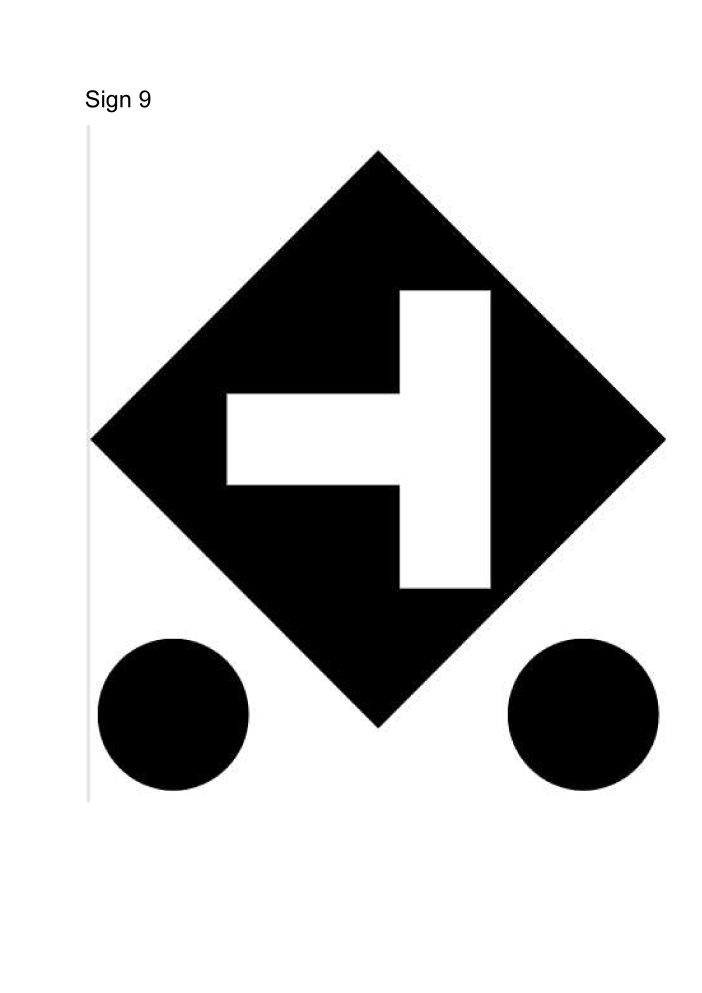
#> input picture input/page_10.png, 3509 x 4961 px (shown at 1/5 size); its folder holds only this picture in this run
$ python generate_test_images.py
#> lines starting #> are read from the running program, lines starting #| are printed output that depends on the picture; after the words box and inside, x2 and y2 are one past the last pixel; in counts of white or black regions, pixels touching at a corner belong together
"""
generate_test_images.py
-----------------------
Generates synthetic test images from the reference markers in input/.

Each reference marker is rendered into a realistic scene by:
  - Cropping the marker from its white background
  - Scaling  (simulating different distances)
  - Rotating (simulating camera tilt)
  - Adding a real-looking background (solid colour, gradient, or texture)
  - Applying noise, blur, and brightness jitter (simulating camera quality)
  - Optionally placing 2 markers in one frame (multi-marker test)

Output goes to  test/  folder.
Filename convention:
  test_p<page>_<variant>.png   — single marker
  test_multi_<a>_<b>_<v>.png  — two markers in one frame

Usage
-----
  python generate_test_images.py               # generate everything
  python generate_test_images.py --count 5     # 5 variants per marker
  python generate_test_images.py --out custom/ # different output folder
  python generate_test_images.py --no-multi    # skip multi-marker images
  python generate_test_images.py --preview     # show each image as it's made
"""

import argparse
import os
import random
import sys
import cv2
import numpy as np

# ──────────────────────────────────────────────────────────────────────────────
#  Config
# ──────────────────────────────────────────────────────────────────────────────

INPUT_DIR       = "input"
OUTPUT_DIR      = "test"
CANVAS_SIZE     = (720, 1280)   # (H, W) of every output image
VARIANTS        = 8             # number of augmented variants per marker

SCALE_RANGE     = (0.15, 0.55)  # marker occupies 15–55 % of canvas height
ROTATE_RANGE    = (-18, 18)     # degrees
BRIGHTNESS_RANGE= (0.55, 1.35)  # multiplicative brightness jitter
BLUR_PROB       = 0.5           # probability of applying gaussian blur
NOISE_PROB      = 0.6           # probability of adding noise
NOISE_STD       = 6             # gaussian noise std-dev (0–255 scale)
JPEG_PROB       = 0.4           # probability of JPEG compression artefacts
JPEG_QUALITY    = (40, 80)      # JPEG quality range when applied

SEED            = 42

# Perspective tilt (simulating side-view camera angle)
TILT_ANGLE_RANGE = (25, 75)   # degrees from frontal — 25=gentle, 75=extreme side
TILT_VARIANTS    = 6          # dedicated tilt images per marker

# ──────────────────────────────────────────────────────────────────────────────
#  Background generators
# ──────────────────────────────────────────────────────────────────────────────

def _bg_solid(h, w, rng):
    """Plain coloured background — light colours only (simulates floor/table)."""
    base = rng.integers(160, 240, 3).tolist()
    return np.full((h, w, 3), base, dtype=np.uint8)


def _bg_gradient(h, w, rng):
    """Two-colour gradient."""
    c1 = rng.integers(120, 230, 3).astype(np.float32).reshape(1, 1, 3)
    c2 = rng.integers(120, 230, 3).astype(np.float32).reshape(1, 1, 3)
    direction = rng.choice(["h", "v", "d"])
    if direction == "h":
        t = np.tile(np.linspace(0, 1, w, dtype=np.float32).reshape(1, w, 1), (h, 1, 1))
    elif direction == "v":
        t = np.tile(np.linspace(0, 1, h, dtype=np.float32).reshape(h, 1, 1), (1, w, 1))
    else:
        tx = np.linspace(0, 1, w, dtype=np.float32).reshape(1, w, 1)
        ty = np.linspace(0, 1, h, dtype=np.float32).reshape(h, 1, 1)
        t  = np.clip((tx + ty) / 2, 0, 1)
    img = (1 - t) * c1 + t * c2
    return img.clip(0, 255).astype(np.uint8)


def _bg_texture(h, w, rng):
    """Low-frequency smooth texture (simulates concrete / tarmac)."""
    # use large patches so the upsampled result is smooth, not pixel-noise
    small_h = max(h // 6, 8)
    small_w = max(w // 6, 8)
    base_col = int(rng.integers(140, 210))
    noise = rng.integers(max(base_col - 30, 0), min(base_col + 30, 255),
                         (small_h, small_w, 3), dtype=np.uint8)
    # upsample with cubic to get smooth blobs, then blur to soften edges
    big = cv2.resize(noise, (w, h), interpolation=cv2.INTER_CUBIC)
    return cv2.GaussianBlur(big, (15, 15), 0)


def _bg_grid(h, w, rng):
    """Light grid pattern (concrete / tile floor)."""
    img  = np.full((h, w, 3), int(rng.integers(180, 220)), dtype=np.uint8)
    step = int(rng.integers(30, 80))
    col  = int(rng.integers(130, 170))
    for x in range(0, w, step):
        cv2.line(img, (x, 0), (x, h - 1), (col, col, col), 1)
    for y in range(0, h, step):
        cv2.line(img, (0, y), (w - 1, y), (col, col, col), 1)
    return img


BG_GENERATORS = [_bg_solid, _bg_gradient, _bg_texture, _bg_grid]


# ──────────────────────────────────────────────────────────────────────────────
#  Marker extraction  (white-background crop → RGBA sprite)
# ──────────────────────────────────────────────────────────────────────────────

def extract_marker_sprite(img_bgr: np.ndarray) -> np.ndarray:
    """
    Given a reference image (white background, black marker),
    return an RGBA sprite where the white background is transparent.
    The sprite is cropped tightly around the marker content.
    """
    gray    = cv2.cvtColor(img_bgr, cv2.COLOR_BGR2GRAY)
    # threshold: white BG → 0, marker content → 255
    _, mask = cv2.threshold(gray, 240, 255, cv2.THRESH_BINARY_INV)

    # find tight bounding box of non-white content
    coords  = cv2.findNonZero(mask)
    if coords is None:
        return None
    x, y, w, h = cv2.boundingRect(coords)
    # small margin
    pad = 10
    x  = max(x - pad, 0);  y = max(y - pad, 0)
    x2 = min(x + w + 2*pad, img_bgr.shape[1])
    y2 = min(y + h + 2*pad, img_bgr.shape[0])

    crop  = img_bgr[y:y2, x:x2]
    alpha = mask[y:y2, x:x2]
    rgba  = cv2.cvtColor(crop, cv2.COLOR_BGR2BGRA)
    rgba[:, :, 3] = alpha
    return rgba


# ──────────────────────────────────────────────────────────────────────────────
#  Augmentation helpers
# ──────────────────────────────────────────────────────────────────────────────

def _rotate_rgba(sprite: np.ndarray, angle: float) -> np.ndarray:
    """Rotate an RGBA image around its centre, expanding canvas to fit."""
    h, w = sprite.shape[:2]
    cx, cy = w / 2, h / 2
    M      = cv2.getRotationMatrix2D((cx, cy), angle, 1.0)

    # compute new bounding size
    cos = abs(M[0, 0]);  sin = abs(M[0, 1])
    new_w = int(h * sin + w * cos)
    new_h = int(h * cos + w * sin)
    M[0, 2] += (new_w / 2) - cx
    M[1, 2] += (new_h / 2) - cy

    return cv2.warpAffine(sprite, M, (new_w, new_h),
                          flags=cv2.INTER_LINEAR,
                          borderMode=cv2.BORDER_CONSTANT,
                          borderValue=(255, 255, 255, 0))


def _apply_perspective_tilt(sprite: np.ndarray,
                             tilt_deg: float,
                             axis: str,
                             near_side: str) -> np.ndarray:
    """
    Apply a perspective (projective) warp to simulate the marker being viewed
    from the side — i.e. the camera is no longer facing the marker head-on.

    Parameters
    ----------
    sprite   : RGBA image of the marker
    tilt_deg : angle from frontal view in degrees
                 0  = perfectly frontal (no distortion)
                 45 = camera at 45° to the marker plane
                 75 = extreme side view (marker almost edge-on)
    axis     : 'h' = tilt left↔right   (horizontal perspective foreshortening)
               'v' = tilt top↔bottom   (vertical   perspective foreshortening)
    near_side: which side of the marker is closer to the camera
               'h' axis → 'left' or 'right'
               'v' axis → 'top'  or 'bottom'

    How it works
    ------------
    A marker tilted by θ around a vertical axis looks like a trapezoid:
    the far side is compressed by cos(θ), the near side stays full size.
    We realise this with cv2.getPerspectiveTransform on the 4 corners.
    """
    h, w = sprite.shape[:2]
    compress = float(np.cos(np.radians(tilt_deg)))   # 0 (edge-on) … 1 (frontal)

    src = np.float32([[0, 0], [w, 0], [w, h], [0, h]])

    if axis == 'h':
        # horizontal tilt: left/right edges shrink on the far side
        margin = h * (1.0 - compress) / 2.0      # pixels lost on each end of far edge
        if near_side == 'left':
            # left side = near (full height), right side = far (compressed)
            dst = np.float32([
                [0,   0],           # TL stays
                [w,   margin],      # TR moves in
                [w,   h - margin],  # BR moves in
                [0,   h],           # BL stays
            ])
        else:                                     # near_side == 'right'
            dst = np.float32([
                [0,   margin],      # TL moves in
                [w,   0],           # TR stays
                [w,   h],           # BR stays
                [0,   h - margin],  # BL moves in
            ])
    else:
        # vertical tilt: top/bottom edges shrink on the far side
        margin = w * (1.0 - compress) / 2.0
        if near_side == 'bottom':
            # bottom = near (full width), top = far (compressed)
            dst = np.float32([
                [margin,     0],    # TL moves in
                [w - margin, 0],    # TR moves in
                [w,          h],    # BR stays
                [0,          h],    # BL stays
            ])
        else:                                     # near_side == 'top'
            dst = np.float32([
                [0,          0],    # TL stays
                [w,          0],    # TR stays
                [w - margin, h],    # BR moves in
                [margin,     h],    # BL moves in
            ])

    M      = cv2.getPerspectiveTransform(src, dst)
    warped = cv2.warpPerspective(sprite, M, (w, h),
                                  flags=cv2.INTER_LINEAR,
                                  borderMode=cv2.BORDER_CONSTANT,
                                  borderValue=(255, 255, 255, 0))
    return warped


def _paste_rgba_on_bgr(canvas: np.ndarray,
                        sprite: np.ndarray,
                        cx: int, cy: int) -> np.ndarray:
    """
    Alpha-blend RGBA `sprite` onto `canvas` (BGR) centred at (cx, cy).
    Returns modified canvas.
    """
    sh, sw = sprite.shape[:2]
    ch, cw = canvas.shape[:2]

    # compute paste region
    x0 = cx - sw // 2;  y0 = cy - sh // 2
    x1 = x0 + sw;        y1 = y0 + sh

    # clip to canvas bounds
    sx0 = max(-x0, 0);  sy0 = max(-y0, 0)
    sx1 = sw - max(x1 - cw, 0)
    sy1 = sh - max(y1 - ch, 0)
    cx0 = max(x0, 0);   cy0 = max(y0, 0)
    cx1 = cx0 + (sx1 - sx0)
    cy1 = cy0 + (sy1 - sy0)

    if cx0 >= cw or cy0 >= ch or sx0 >= sx1 or sy0 >= sy1:
        return canvas   # completely off-canvas

    roi  = canvas[cy0:cy1, cx0:cx1].astype(np.float32)
    src  = sprite[sy0:sy1, sx0:sx1]
    alpha = src[:, :, 3:4].astype(np.float32) / 255.0
    bgr   = src[:, :, :3].astype(np.float32)

    blended = alpha * bgr + (1 - alpha) * roi
    canvas[cy0:cy1, cx0:cx1] = blended.astype(np.uint8)
    return canvas


def _apply_camera_effects(img: np.ndarray, rng,
                           blur: bool, noise: bool,
                           brightness: float, jpeg: bool) -> np.ndarray:
    """Apply brightness, blur, noise, JPEG artefacts."""
    out = img.astype(np.float32)

    # brightness
    out = (out * brightness).clip(0, 255)

    if noise:
        n   = rng.normal(0, NOISE_STD, out.shape).astype(np.float32)
        out = (out + n).clip(0, 255)

    out = out.astype(np.uint8)

    if blur:
        k = int(rng.choice([3, 5, 7]))
        out = cv2.GaussianBlur(out, (k, k), 0)

    if jpeg:
        q = int(rng.integers(*JPEG_QUALITY))
        _, enc = cv2.imencode(".jpg", out, [cv2.IMWRITE_JPEG_QUALITY, q])
        out    = cv2.imdecode(enc, cv2.IMREAD_COLOR)

    return out


# ──────────────────────────────────────────────────────────────────────────────
#  Single-marker image builder
# ──────────────────────────────────────────────────────────────────────────────

def make_single(sprite: np.ndarray,
                rng,
                canvas_h: int = CANVAS_SIZE[0],
                canvas_w: int = CANVAS_SIZE[1]) -> np.ndarray:
    """Render one marker sprite onto a random background with augmentation."""

    # ── random augmentation params ─────────────────────────────────────────────
    scale      = float(rng.uniform(*SCALE_RANGE))
    angle      = float(rng.uniform(*ROTATE_RANGE))
    brightness = float(rng.uniform(*BRIGHTNESS_RANGE))
    do_blur    = rng.random() < BLUR_PROB
    do_noise   = rng.random() < NOISE_PROB
    do_jpeg    = rng.random() < JPEG_PROB
    bg_fn      = BG_GENERATORS[int(rng.integers(len(BG_GENERATORS)))]

    # ── scale sprite ──────────────────────────────────────────────────────────
    sh, sw = sprite.shape[:2]
    target_h = int(canvas_h * scale)
    factor   = target_h / max(sh, 1)
    new_h    = int(sh * factor)
    new_w    = int(sw * factor)
    scaled   = cv2.resize(sprite, (new_w, new_h), interpolation=cv2.INTER_AREA)

    # ── rotate ────────────────────────────────────────────────────────────────
    rotated  = _rotate_rgba(scaled, angle)

    # ── background ────────────────────────────────────────────────────────────
    canvas   = bg_fn(canvas_h, canvas_w, rng)

    # ── position: random but mostly centred ──────────────────────────────────
    rh, rw = rotated.shape[:2]
    margin  = 0.15
    cx = int(rng.uniform(canvas_w * margin + rw // 2,
                          canvas_w * (1 - margin) - rw // 2))
    cy = int(rng.uniform(canvas_h * margin + rh // 2,
                          canvas_h * (1 - margin) - rh // 2))
    cx = int(np.clip(cx, rw // 2, canvas_w - rw // 2))
    cy = int(np.clip(cy, rh // 2, canvas_h - rh // 2))

    canvas = _paste_rgba_on_bgr(canvas, rotated, cx, cy)
    canvas = _apply_camera_effects(canvas, rng, do_blur, do_noise,
                                    brightness, do_jpeg)
    return canvas


# ──────────────────────────────────────────────────────────────────────────────
#  Multi-marker image builder
# ──────────────────────────────────────────────────────────────────────────────

# [44 lines left out: function make_multi, not called in this run]


# ──────────────────────────────────────────────────────────────────────────────
#  Tilted-view image builder
# ──────────────────────────────────────────────────────────────────────────────

# All 4 tilt directions cycled evenly across variants
_TILT_CONFIGS = [
    ('h', 'left'),    # camera to the right  → left side of marker is closer
    ('h', 'right'),   # camera to the left   → right side is closer
    ('v', 'top'),     # camera below          → top of marker is closer
    ('v', 'bottom'),  # camera above          → bottom is closer
]


def make_tilted(sprite: np.ndarray,
                rng,
                tilt_deg: float,
                tilt_axis: str,
                near_side: str,
                canvas_h: int = CANVAS_SIZE[0],
                canvas_w: int = CANVAS_SIZE[1]) -> np.ndarray:
    """
    Render one marker with a perspective side-view tilt onto a random background.

    The pipeline is:
      scale → perspective tilt → small in-plane rotation → paste → camera fx
    """
    # ── scale (use a slightly larger range so tilted markers are visible) ──────
    scale      = float(rng.uniform(0.25, 0.60))
    in_plane   = float(rng.uniform(-8, 8))        # small in-plane rotation on top
    brightness = float(rng.uniform(*BRIGHTNESS_RANGE))
    do_blur    = rng.random() < BLUR_PROB
    do_noise   = rng.random() < NOISE_PROB
    do_jpeg    = rng.random() < JPEG_PROB
    bg_fn      = BG_GENERATORS[int(rng.integers(len(BG_GENERATORS)))]

    sh, sw   = sprite.shape[:2]
    target_h = int(canvas_h * scale)
    factor   = target_h / max(sh, 1)
    scaled   = cv2.resize(sprite,
                           (max(int(sw * factor), 1), max(int(sh * factor), 1)),
                           interpolation=cv2.INTER_AREA)

    # ── perspective tilt ───────────────────────────────────────────────────────
    tilted = _apply_perspective_tilt(scaled, tilt_deg, tilt_axis, near_side)

    # ── small in-plane rotation on top ────────────────────────────────────────
    if abs(in_plane) > 0.5:
        tilted = _rotate_rgba(tilted, in_plane)

    # ── background & paste ────────────────────────────────────────────────────
    canvas = bg_fn(canvas_h, canvas_w, rng)
    rh, rw = tilted.shape[:2]
    margin = 0.12
    cx = int(rng.uniform(canvas_w * margin + rw // 2,
                          canvas_w * (1 - margin) - rw // 2))
    cy = int(rng.uniform(canvas_h * margin + rh // 2,
                          canvas_h * (1 - margin) - rh // 2))
    cx = int(np.clip(cx, rw // 2, canvas_w - rw // 2))
    cy = int(np.clip(cy, rh // 2, canvas_h - rh // 2))
    canvas = _paste_rgba_on_bgr(canvas, tilted, cx, cy)
    canvas = _apply_camera_effects(canvas, rng, do_blur, do_noise,
                                    brightness, do_jpeg)
    return canvas


# ──────────────────────────────────────────────────────────────────────────────
#  Main
# ──────────────────────────────────────────────────────────────────────────────

def main():
    parser = argparse.ArgumentParser(
        description="Generate synthetic test images for marker detection",
        formatter_class=argparse.RawDescriptionHelpFormatter,
        epilog=__doc__,
    )
    parser.add_argument("--input",    default=INPUT_DIR,
                        help=f"Reference image folder (default: {INPUT_DIR}/)")
    parser.add_argument("--out",      default=OUTPUT_DIR,
                        help=f"Output folder (default: {OUTPUT_DIR}/)")
    parser.add_argument("--count",    type=int, default=VARIANTS,
                        help=f"Variants per marker (default: {VARIANTS})")
    parser.add_argument("--no-multi",   action="store_true",
                        help="Skip multi-marker composite images")
    parser.add_argument("--tilt-count", type=int, default=TILT_VARIANTS,
                        help=f"Tilted-view variants per marker (default: {TILT_VARIANTS}). "
                              "Set 0 to skip.")
    parser.add_argument("--seed",       type=int, default=SEED,
                        help=f"Random seed (default: {SEED})")
    parser.add_argument("--preview",    action="store_true",
                        help="Show each generated image (press any key)")
    args = parser.parse_args()

    rng = np.random.default_rng(args.seed)
    os.makedirs(args.out, exist_ok=True)

    # ── load reference images ──────────────────────────────────────────────────
    refs = {}   # {page_num: sprite_rgba}
    for fname in sorted(os.listdir(args.input)):
        if not (fname.startswith("page_") and fname.endswith(".png")):
            continue
        try:
            page_num = int(fname[5:-4])
        except ValueError:
            continue
        img = cv2.imread(os.path.join(args.input, fname))
#> img is the input picture: shape (4961, 3509, 3); min 0, max 255, mean 196.2
        if img is None:
            print(f"  WARNING: cannot read {fname}, skipping")
            continue
        sprite = extract_marker_sprite(img)
#> in extract_marker_sprite, `_, mask = cv2.threshold(gray, 240, 255, cv2.THRESH_BINARY_INV)`:
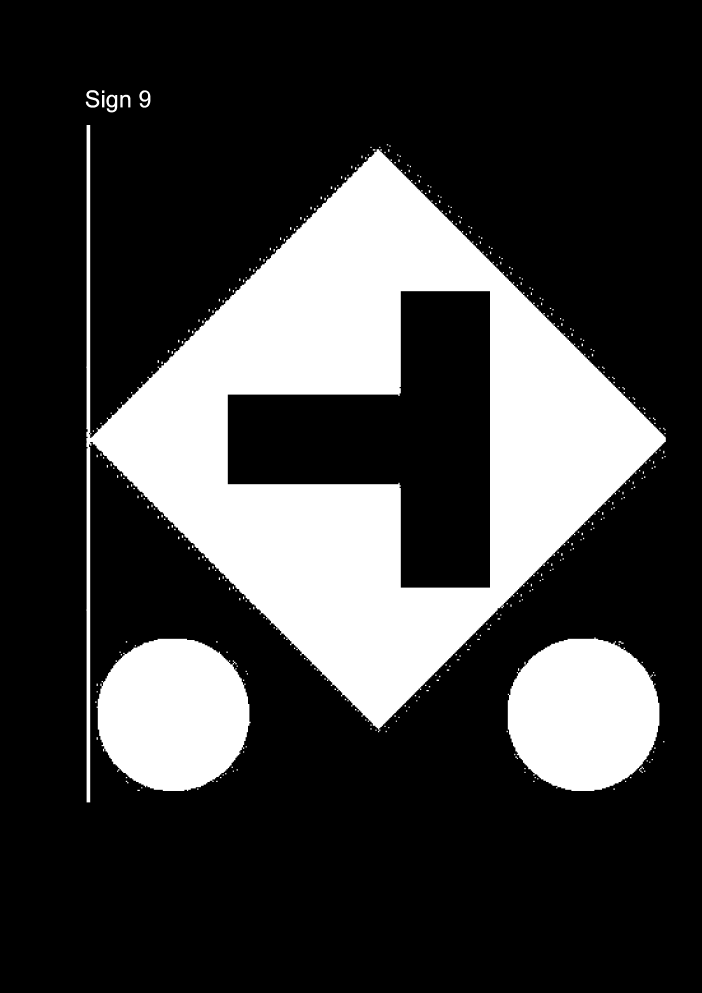
#> mask: shape (4961, 3509) (shown at 1/5 size); 23.9% white; 398 white regions, largest, box (x1, y1, x2, y2) and area: (432, 625, 3329, 4012) 3215229, (483, 3194, 1253, 3955) 460533, (2539, 3187, 3297, 3955) 459989
#> in extract_marker_sprite, `coords  = cv2.findNonZero(mask)`: coords = contour of 4167263 points, box (x1, y1, x2, y2) (429, 451, 3329, 4012), area 3850577
#> in extract_marker_sprite, `x, y, w, h = cv2.boundingRect(coords)`: x = 429; y = 451; w = 2900; h = 3561
#> in extract_marker_sprite, `x = max(x - pad, 0)`: x = 419
#> in extract_marker_sprite, `y = max(y - pad, 0)`: y = 441
#> in extract_marker_sprite, `x2 = min(x + w + 2*pad, img_bgr.shape[1])`: x2 = 3339
#> in extract_marker_sprite, `y2 = min(y + h + 2*pad, img_bgr.shape[0])`: y2 = 4022
#> in extract_marker_sprite, `crop  = img_bgr[y:y2, x:x2]`:
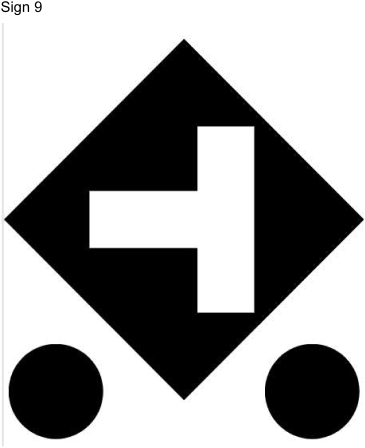
#> crop: shape (3581, 2920, 3) (shown at 1/8 size); min 0, max 255, mean 157.2
        if sprite is None:
            print(f"  WARNING: no marker content found in {fname}, skipping")
            continue
        refs[page_num] = sprite
        print(f"  Loaded page_{page_num}: sprite {sprite.shape[1]}x{sprite.shape[0]} px")
#|   Loaded page_10: sprite 2920x3581 px

    if not refs:
        print("ERROR: no reference images found.")
        sys.exit(1)

    total = 0

    # ── single-marker variants ────────────────────────────────────────────────
    print(f"\nGenerating {args.count} variants x {len(refs)} markers "
          f"= {args.count * len(refs)} single-marker images...")
#> (printed output is left out)

    for page_num, sprite in refs.items():
        for v in range(args.count):
            img  = make_single(sprite, rng)
#> in make_single, `scaled   = cv2.resize(sprite, (new_w, new_h), interpolation=cv2.INTER_..`:
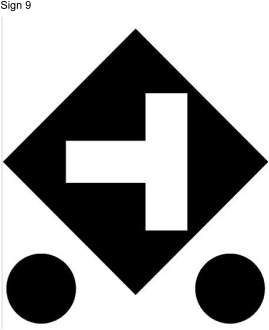
#> scaled: shape (330, 269, 4); mean B, G, R, A 157.2, 157.2, 157.2, 101.6
#> in _rotate_rgba, `return cv2.warpAffine(sprite, M, (new_w, new_h), flags=cv2.INTER_LINEA..`:
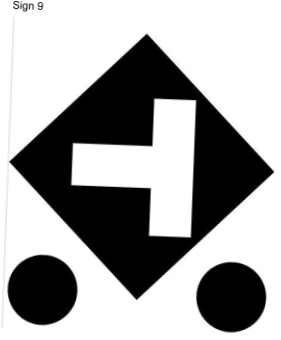
#> returned value: shape (340, 281, 4); mean of channels 0, 1, 2, 3 164.1, 164.1, 164.1, 94.4; drawn as B, G, R
#> in _paste_rgba_on_bgr, `roi  = canvas[cy0:cy1, cx0:cx1].astype(np.float32)`:
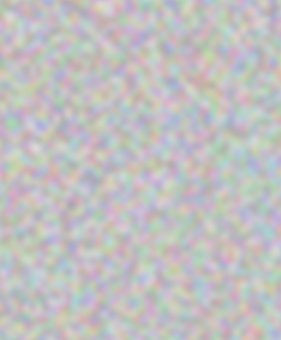
#> roi: shape (340, 281, 3) float32; mean of channels 0, 1, 2 191.7, 191.9, 192.3; drawn as B, G, R
#> in _paste_rgba_on_bgr, `alpha = src[:, :, 3:4].astype(np.float32) / 255.0`:
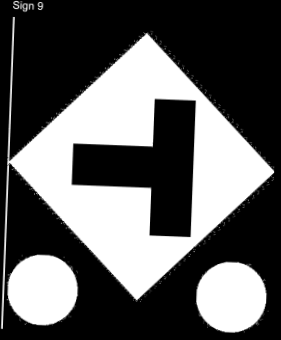
#> alpha: shape (340, 281, 1) float32; min 0, max 1, mean 0.37
#> in _paste_rgba_on_bgr, `blended = alpha * bgr + (1 - alpha) * roi`:
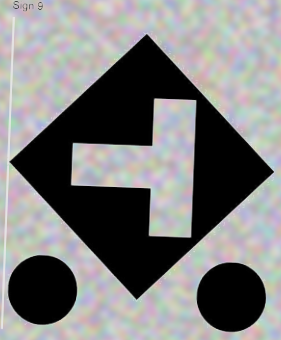
#> blended: shape (340, 281, 3) float32; mean B, G, R 125.1, 125.2, 125.6
#> (the rest of the program and of its run is left out)
